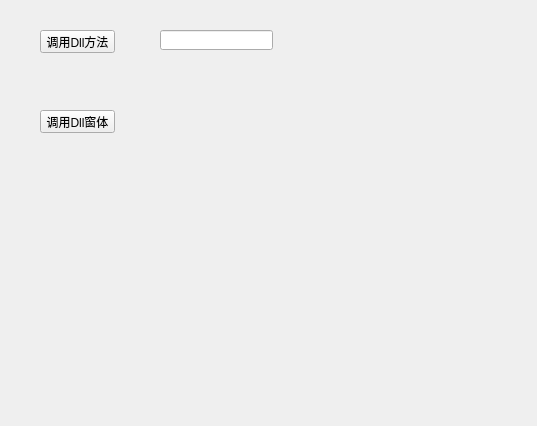
<?xml version="1.0" encoding="UTF-8"?>
<ui version="4.0">
 <class>Widget</class>
 <widget class="QWidget" name="Widget">
  <property name="geometry">
   <rect>
    <x>0</x>
    <y>0</y>
    <width>537</width>
    <height>426</height>
   </rect>
  </property>
  <property name="windowTitle">
   <string>Widget</string>
  </property>
  <widget class="QPushButton" name="pushButton">
   <property name="geometry">
    <rect>
     <x>40</x>
     <y>30</y>
     <width>75</width>
     <height>23</height>
    </rect>
   </property>
   <property name="text">
    <string>调用Dll方法</string>
   </property>
  </widget>
  <widget class="QLineEdit" name="lineEdit">
   <property name="geometry">
    <rect>
     <x>160</x>
     <y>30</y>
     <width>113</width>
     <height>20</height>
    </rect>
   </property>
  </widget>
  <widget class="QPushButton" name="pushButton_2">
   <property name="geometry">
    <rect>
     <x>40</x>
     <y>110</y>
     <width>75</width>
     <height>23</height>
    </rect>
   </property>
   <property name="text">
    <string>调用Dll窗体</string>
   </property>
  </widget>
 </widget>
 <layoutdefault spacing="6" margin="11"/>
 <resources/>
 <connections/>
</ui>
